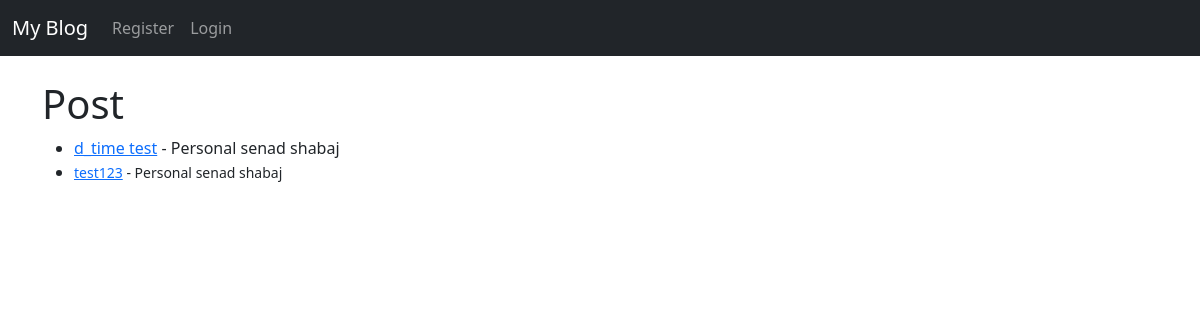
The app's page /, older data.
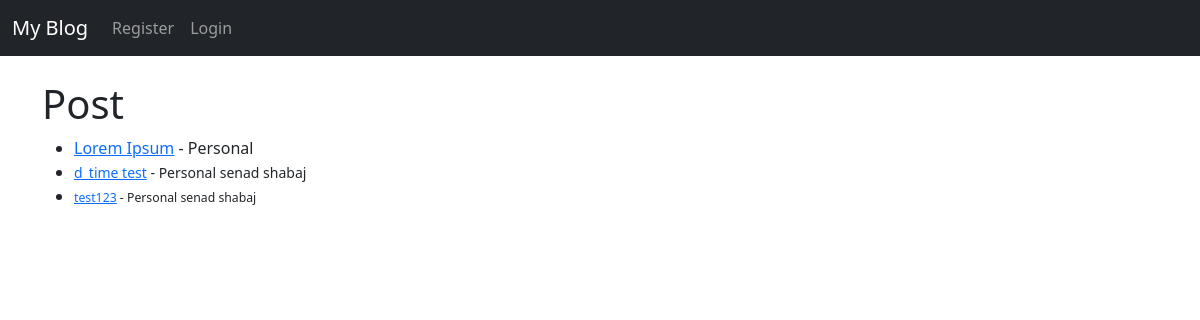
The same page, newer data.
### libpro/models.py (models this page shows, shortened)
class Post(models.Model):
    title = models.CharField(max_length=255)
    title_tag = models.CharField(max_length=255)
    author = models.ForeignKey(User, on_delete=models.CASCADE)
    body = models.TextField()
    post_date = models.DateTimeField(auto_now_add=True)
    category = models.CharField(max_length=255, default = 'Personal')

### libpro/views.py (the view)
# urls.py: path('', HomeView.as_view(), name = 'home'),
class HomeView(ListView):
    model = Post
    template_name = 'home.html'
    ordering = ['-post_date']

### libpro/templates/home.html (shortened to what this page needs)
{% extends 'base.html'%}
{% block content %}
<h1>Post</h1>
<ul>
{% for post in object_list %}
    <li><a href= "{% url 'post-details' post.pk  %}">{{ post.title }}</a> -
    {{ post.category }}
    {{ post.author.first_name }} {{ post.author.last_name }}
    <small>
{% endfor %}
</ul>
{% endblock %}

Row changes from the older to the newer data that the page shows:
added Post: title "Lorem Ipsum", category "Personal"
